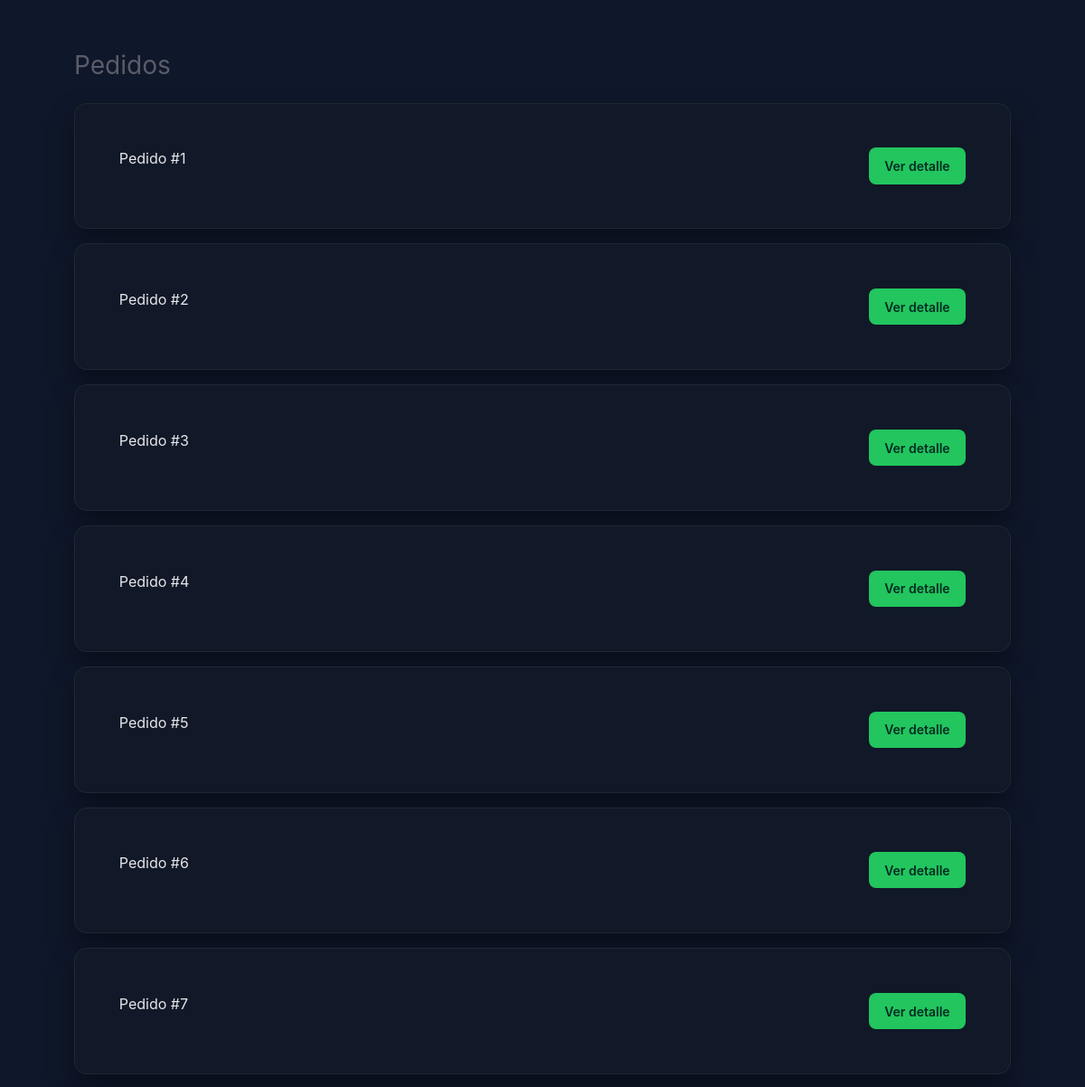
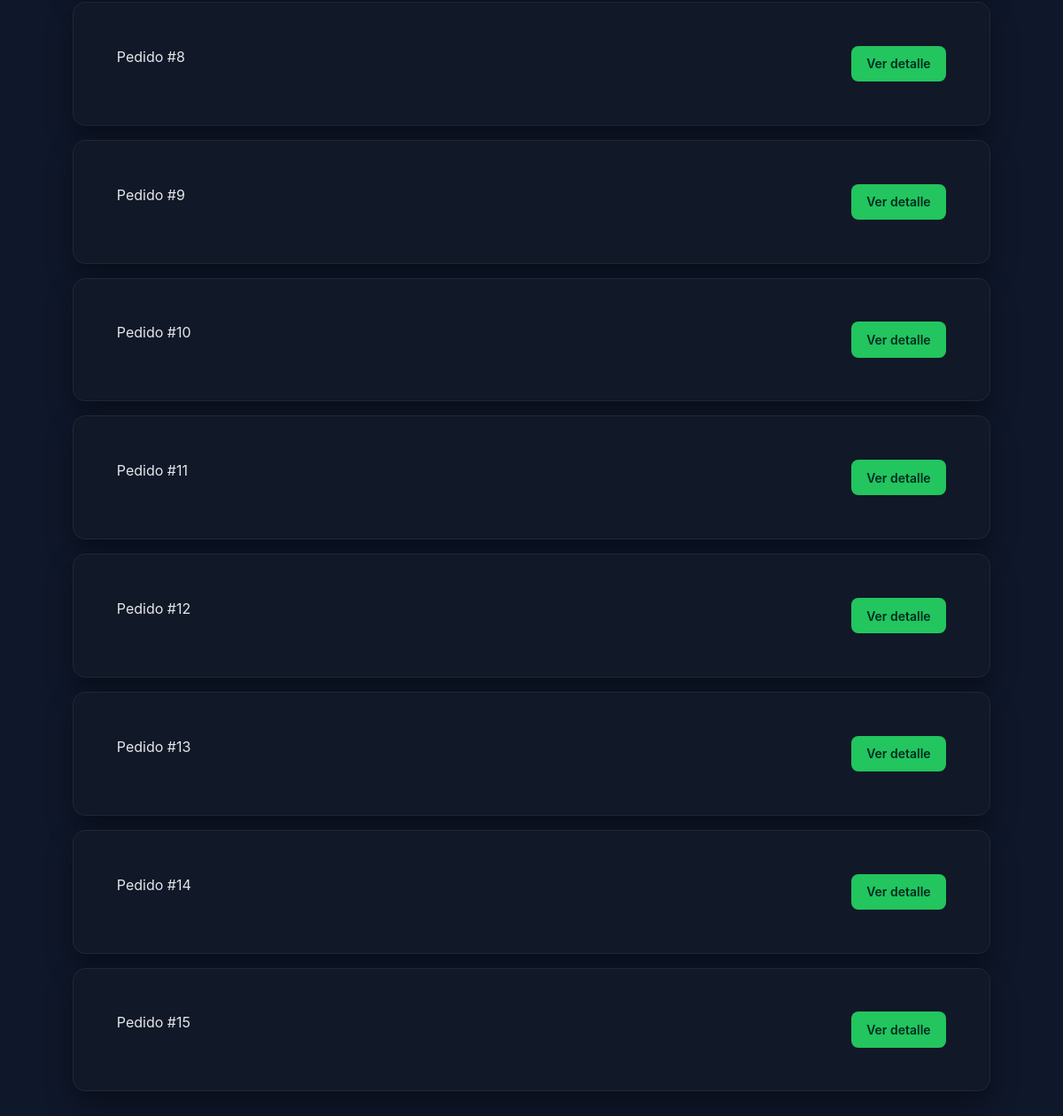
/, run on an earlier commit of the app's database (2 pictures, top to bottom).
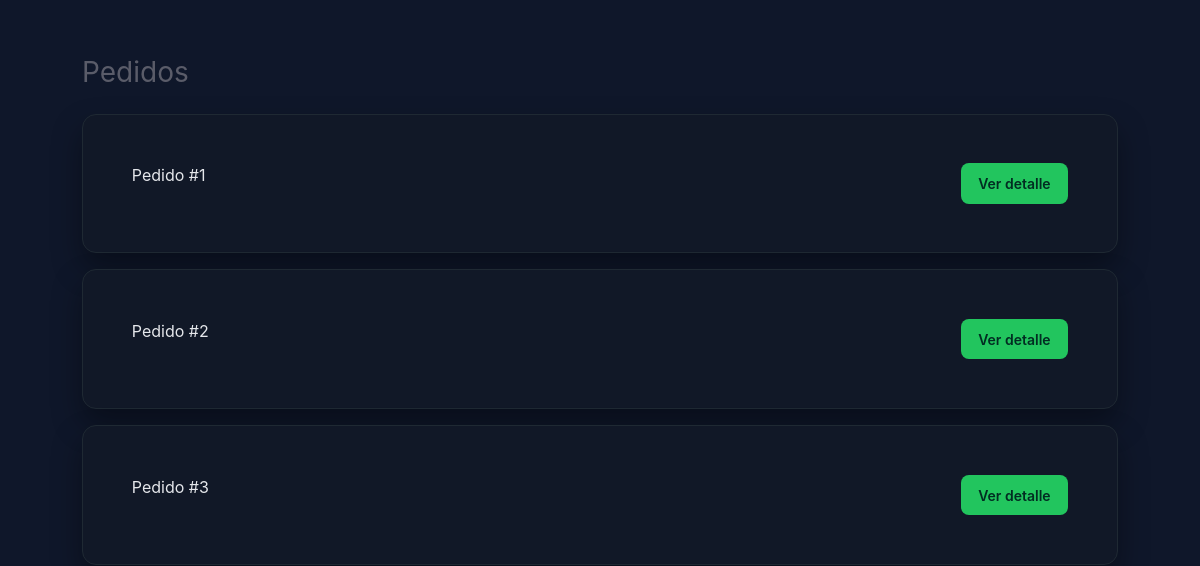
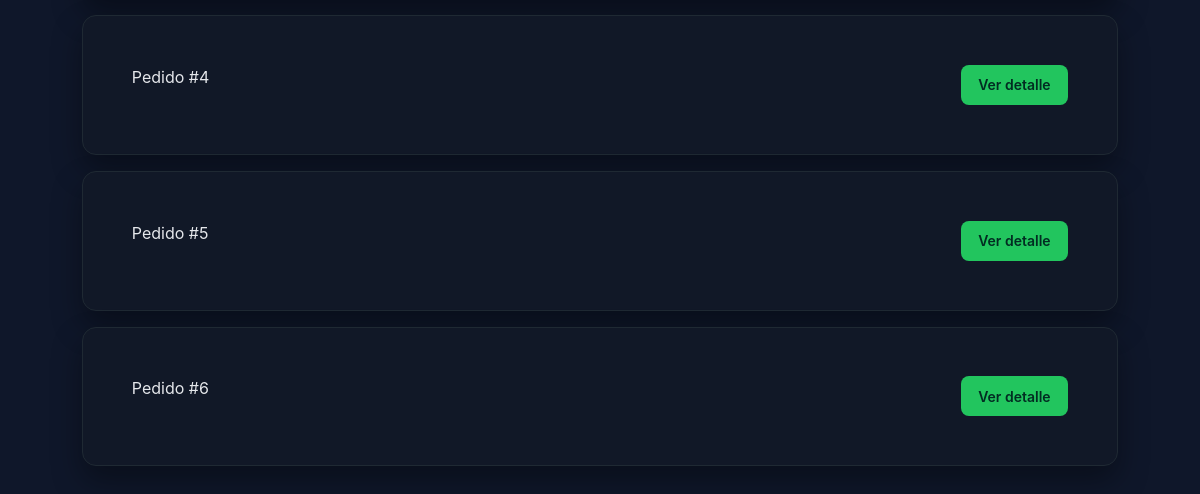
And on a later commit of the database (2 pictures, top to bottom).
### core/models.py (models this page shows, shortened)
class Pedido(models.Model):
    ESTADOS = (
        ('pendiente', 'Pendiente'),
        ('preparacion', 'En preparación'),
        ('entregado', 'Entregado'),
    )
    fecha = models.DateTimeField(auto_now_add=True)
    estado = models.CharField(max_length=20, choices=ESTADOS, default='pendiente')

### core/views.py (the view)
# urls.py: path('', views.index, name='index'),
def index(request):
    pedidos = Pedido.objects.all()
    return render(request, 'core/index.html', {'pedidos': pedidos})

### core/templates/core/index.html (shortened to what this page needs)
{% extends 'core/base.html' %}
{% block content %}
<div class="container mt-4">
    <h1 class="h3 mb-4 text-gray-800">Pedidos</h1>
    {% for pedido in pedidos %}
        <div class="card mb-3">
            <div class="card-body d-flex justify-content-between">
                <span>Pedido #{{ pedido.id }}</span>
                <a href="{% url 'detalle_pedido' pedido.id %}" class="btn btn-primary btn-sm">
                    Ver detalle
                </a>
            </div>
        </div>
    {% empty %}
        <p>No hay pedidos</p>
    {% endfor %}
</div>
{% endblock %}

What changed in the data, as far as the page shows it:
removed Pedido: id "7"
removed Pedido: id "8"
removed Pedido: id "9"
removed Pedido: id "10"
removed Pedido: id "11"
removed Pedido: id "12"
removed Pedido: id "13"
removed Pedido: id "14"
removed Pedido: id "15"
